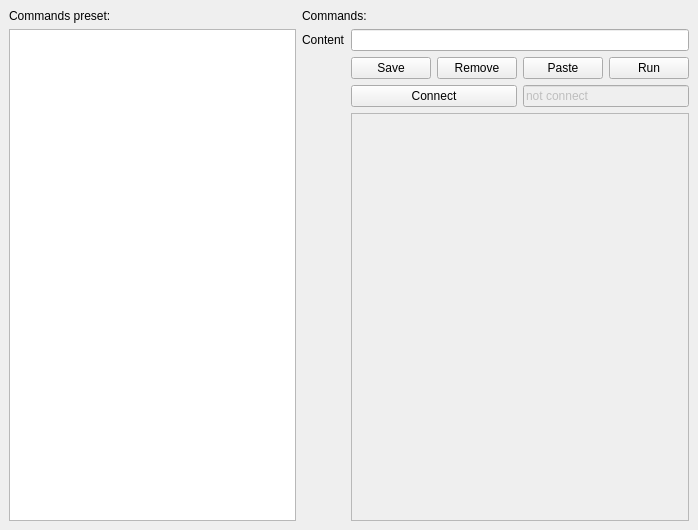
<?xml version="1.0" encoding="UTF-8"?>
<ui version="4.0">
 <class>MainWindow</class>
 <widget class="QMainWindow" name="MainWindow">
  <property name="geometry">
   <rect>
    <x>0</x>
    <y>0</y>
    <width>698</width>
    <height>530</height>
   </rect>
  </property>
  <property name="windowTitle">
   <string>MainWindow</string>
  </property>
  <widget class="QWidget" name="centralwidget">
   <layout class="QGridLayout" name="gridLayout">
    <item row="0" column="0">
     <widget class="QLabel" name="label">
      <property name="text">
       <string>Commands preset:</string>
      </property>
     </widget>
    </item>
    <item row="0" column="1" colspan="2">
     <widget class="QLabel" name="label_2">
      <property name="text">
       <string>Commands:</string>
      </property>
     </widget>
    </item>
    <item row="1" column="0" rowspan="4">
     <widget class="QListWidget" name="listWidget">
      <property name="enabled">
       <bool>true</bool>
      </property>
     </widget>
    </item>
    <item row="1" column="1">
     <widget class="QLabel" name="label_3">
      <property name="text">
       <string>Content</string>
      </property>
     </widget>
    </item>
    <item row="2" column="2">
     <widget class="QPushButton" name="Save">
      <property name="text">
       <string>Save</string>
      </property>
     </widget>
    </item>
    <item row="2" column="3">
     <widget class="QPushButton" name="Remove">
      <property name="text">
       <string>Remove</string>
      </property>
     </widget>
    </item>
    <item row="2" column="4">
     <widget class="QPushButton" name="Paste">
      <property name="text">
       <string>Paste</string>
      </property>
     </widget>
    </item>
    <item row="2" column="5">
     <widget class="QPushButton" name="Run">
      <property name="text">
       <string>Run</string>
      </property>
     </widget>
    </item>
    <item row="3" column="4" colspan="2">
     <widget class="QLineEdit" name="lineEdit_2">
      <property name="enabled">
       <bool>false</bool>
      </property>
      <property name="text">
       <string>not connect</string>
      </property>
     </widget>
    </item>
    <item row="3" column="2" colspan="2">
     <widget class="QPushButton" name="connect">
      <property name="text">
       <string>Connect</string>
      </property>
     </widget>
    </item>
    <item row="1" column="2" colspan="4">
     <widget class="QLineEdit" name="lineEdit"/>
    </item>
    <item row="4" column="2" colspan="4">
     <widget class="QListWidget" name="listWidget_2">
      <property name="enabled">
       <bool>false</bool>
      </property>
     </widget>
    </item>
   </layout>
  </widget>
 </widget>
 <tabstops>
  <tabstop>connect</tabstop>
  <tabstop>listWidget</tabstop>
  <tabstop>Save</tabstop>
  <tabstop>Remove</tabstop>
  <tabstop>lineEdit_2</tabstop>
  <tabstop>Paste</tabstop>
  <tabstop>Run</tabstop>
  <tabstop>lineEdit</tabstop>
 </tabstops>
 <resources/>
 <connections/>
</ui>
